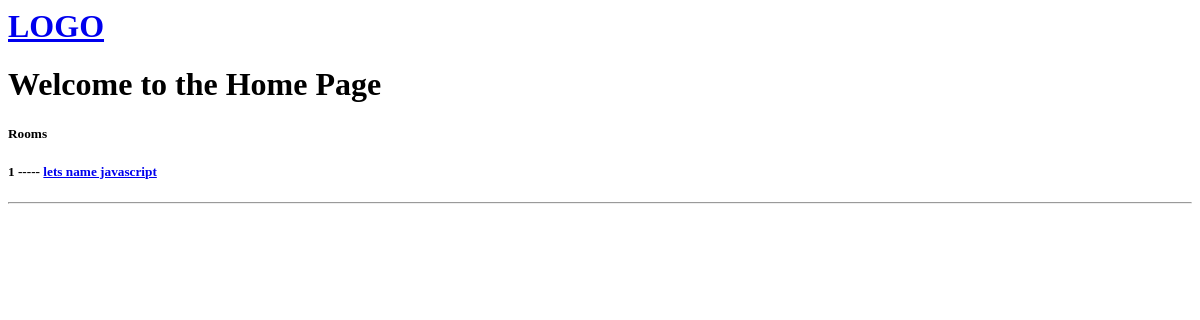
Before: / with the older database file.
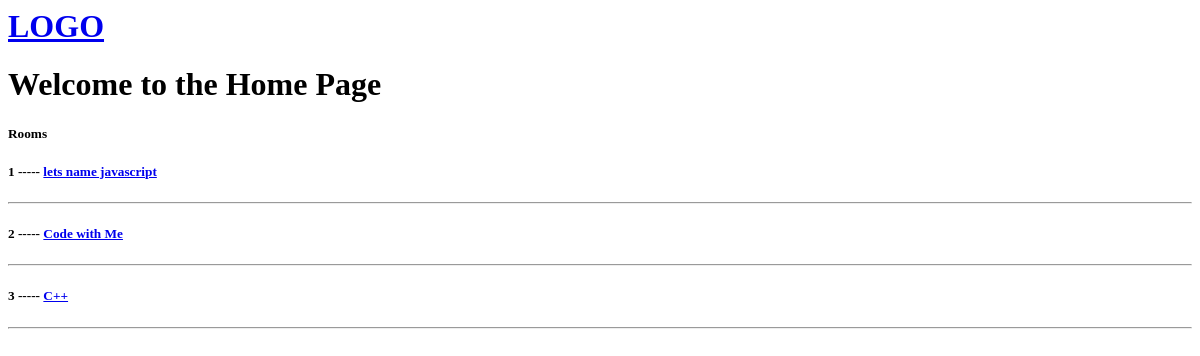
After: the same page with the newer database file.
### base/models.py (models this page shows, shortened)
class Room(models.Model):
    name = models.CharField(max_length=200)
    description = models.TextField(null=True, blank=True)
    created = models.DateTimeField(auto_now_add=True)
    updated = models.DateTimeField(auto_now=True)

### base/views.py (the view)
# urls.py: path('', views.home, name = 'home'),
def home(request):
    rooms = Room.objects.all()
    context = {'rooms': rooms}
    return render(request, 'base/home.html', context)

### base/templates/base/home.html (shortened to what this page needs)
{% extends 'base/main.html' %}
{% block content %}
<h1>Welcome to the Home Page</h1>
<div>
    <div>
        <h5>Rooms</h5>
        {% for room in rooms %}
            <div>
                <h5>{{ room.id }} ----- <a href="{% url 'room' room.id %}">{{ room.name }}</a>
                    </h5>
                    <hr>
                </div>
        {% endfor %}
    </div>
</div>
{% endblock content %}

### base/templates/base/main.html (shortened to what this page needs)
<html lang="en">
<head>
</head>
<body>
{% include 'navbar.html' %}
{% block content %}
{% endblock %}
</body>
</html>

### templates/navbar.html
<h1><a href="/"> LOGO</a></h1>

Changed rows visible on the page:
added Room: id "2", name "Code with Me"
added Room: id "3", name "C++"
